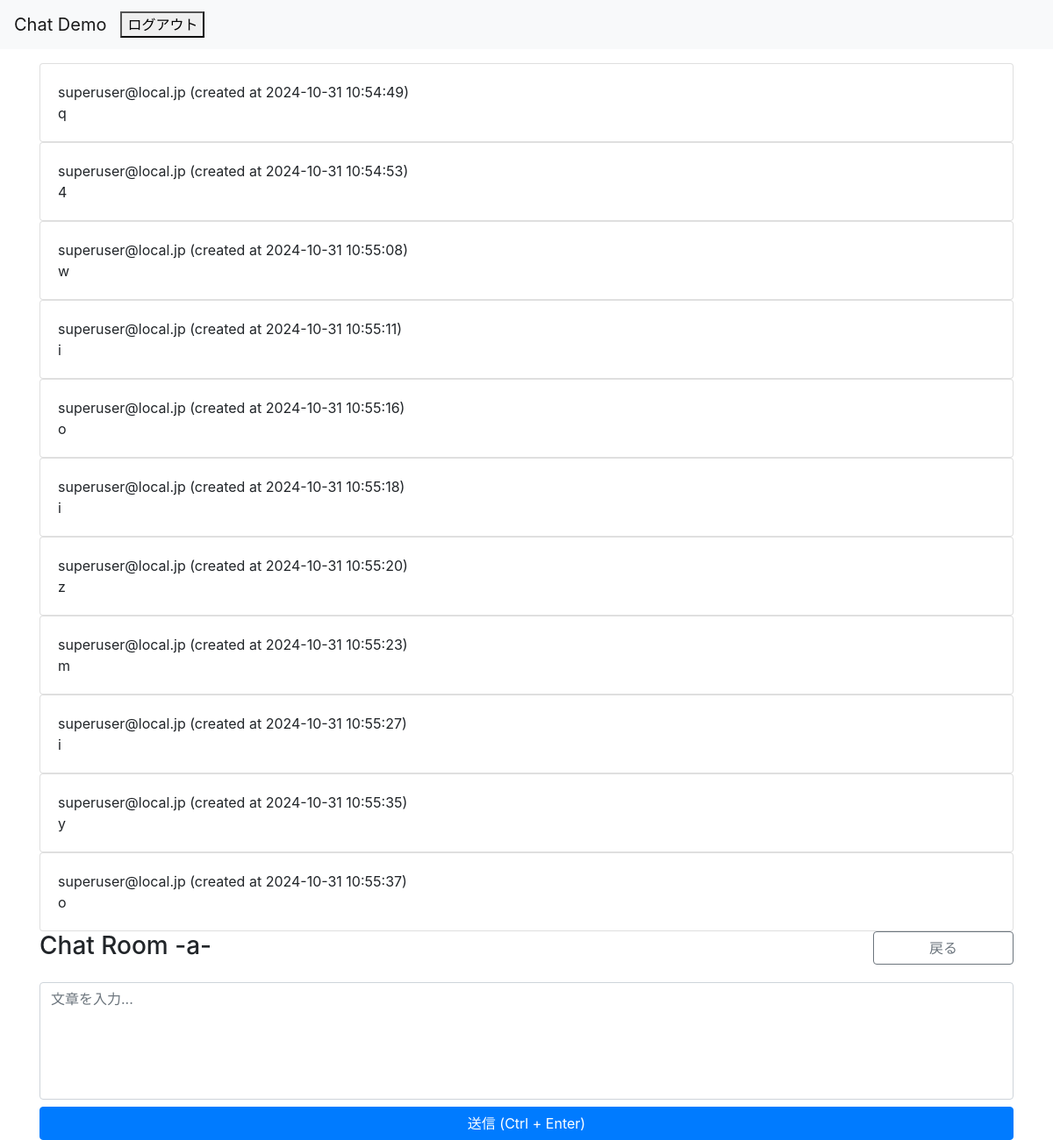
/chat/enter/room/6 (signed in), run on the app's committed database.
### chat/models.py (models this page shows, shortened)
class Message(models.Model):
    room = models.ForeignKey(Room, on_delete=models.CASCADE, related_name='messages')
    owner = models.ForeignKey(User, on_delete=models.CASCADE, related_name='messages')
    content = models.TextField(gettext_lazy('Content'))
    created_at = models.DateTimeField(gettext_lazy('Created time'), default=timezone.now)
    objects = MessageManager()

class Room(models.Model):
    host = models.ForeignKey(User, on_delete=models.CASCADE)
    name = models.CharField(gettext_lazy('ルーム名'), max_length=64)
    description = models.TextField(gettext_lazy('説明文'), max_length=128)
    participants = models.ManyToManyField(User, related_name='rooms', verbose_name=gettext_lazy('参加者(Ctrl キーを押しながらマウスで選択)'), blank=True)
    created_at = models.DateTimeField(gettext_lazy('Created time'), default=timezone.now)
    objects = RoomQueryset.as_manager()
    def __str__(self):
        return self.__unicode__()
    def __unicode__(self):
        return self.name
    def is_assigned(self, user=None):
        try:
            _ = self.participants.all().get(pk=user.pk)
            return True
        except User.DoesNotExist:
            return self.host == user
        except Exception:
            return False

### accounts/models.py (models this page shows)
class User(AbstractBaseUser, PermissionsMixin):
    screen_name = models.CharField(
        gettext_lazy('screen name'),
        max_length=128,
        default='',
        blank=True,
        help_text=gettext_lazy('Option. 128 characters or fewer.'),
    )
    email = models.EmailField(gettext_lazy('E-mail address'), unique=True)
    is_staff = models.BooleanField(
        gettext_lazy('staff status'),
        default=False,
        help_text=gettext_lazy('Designates whether the user can log into this admin site.'),
    )
    is_active = models.BooleanField(
        gettext_lazy('active'),
        default=True,
        help_text=gettext_lazy(
            'Designates whether this user should be treated as active. Unselect this instead of deleting accounts.'
        ),
    )
    date_joined = models.DateTimeField(gettext_lazy('date joined'), default=timezone.now)
    objects = CustomUserManager()
    USERNAME_FIELD = 'email'
    REQUIRED_FIELDS = []
    class Meta:
        verbose_name = gettext_lazy('user')
        verbose_name_plural = gettext_lazy('users')
    def __str__(self):
        return self.__unicode__()
    def __unicode__(self):
        return self.screen_name or self.email

### chat/views.py (the view)
# urls.py: path('enter/room/<int:pk>', views.EnterRoom.as_view(), name='enter_room'),
class EnterRoom(LoginRequiredMixin, OnlyAssignedUserMixin, DetailView):
    model = models.Room
    template_name = 'chat/chat_room.html'
    context_object_name = 'room'

### chat/models.py (called while the page is built)
    def ordering(self, order='created_at'):
        return self.get_queryset().order_by(order)

### chat/views.py (called while the page is built)
    def test_func(self):
        room = self.get_object()
        return room.is_assigned(self.request.user)

### templates/chat/chat_room.html (shortened to what this page needs)
{% extends 'base.html' %}
{% load humanize %}
{% block content %}
<div class="row justify-content-center mt-3">
    <div class="col-12">
        <div id="chat-log">
            {% for message in room.messages.ordering %}
            <div class="card">
                <div class="card-body">
                    <div class="row">
                        <div class="col-12">
                            <span class="card-username">{{ message.owner|stringformat:"s" }}</span>
                            <time class="card-datetime" datetime="{{ message.created_at|date:'Y-m-d' }}">(created at {{ message.created_at|date:'Y-m-d H:i:s' }})</time>
                        </div>
                    </div>
                    <div class="row">
                        <div class="col-12 card-content">
                            {{ message.content|linebreaksbr }}
                        </div>
                    </div>
                </div>
            </div>
            {% endfor %}
        </div>
    </div>
</div>
<div class="row justify-content-center">
    <div class="col-12">
        <div class="row">
            <div class="col-12 col-md-10">
                <h3 class="h3">Chat Room -{{ room|stringformat:"s" }}-</h3>
            </div>
            <div class="col-12 col-md-2">
                <a href="{% url 'chat:index' %}" class="btn btn-outline-secondary btn-block">戻る</a>
            </div>
        </div>
        <div class="row mt-3">
            <div class="col-12">
                <textarea placeholder="文章を入力..." id="chat-message-input" rows="5" class="form-control" style="resize: none;"></textarea>
            </div>
        </div>
        <div class="row mt-2">
            <div class="col-12">
                <button type="submit" id="submit-chat-message" class="btn btn-primary btn-block">送信 (Ctrl + Enter)</button>
            </div>
        </div>
    </div>
</div>
{% endblock %}

### templates/base.html (shortened to what this page needs)
<!doctype html>
<html lang="ja">
{% load static %}
<head>
    <link rel="stylesheet" href="https://cdn.jsdelivr.net/npm/bootstrap@4.6.0/dist/css/bootstrap.min.css"
>
    <link rel="stylesheet" href="https://cdn.jsdelivr.net/gh/gitbrent/bootstrap4-toggle@3.6.1/css/bootstrap4-toggle.min.css">
</head>
<body>
    <nav class="navbar navbar-expand-lg navbar-light bg-light">
        <a class="navbar-brand" href="{% url 'accounts:index' %}">Chat Demo</a>
        <div class="collapse navbar-collapse" id="navbarSupportedContent">
            <ul class="navbar-nav mr-auto">
            {% if user.is_authenticated %}
                <form method="post" action="{% url 'accounts:logout' %}">
                    <button type="submit">ログアウト</button>
                </form>
            {% else %}
                <form method="post" action="{% url 'accounts:login' %}">
                    {% csrf_token %}
                    <button type="submit">ログイン</button>
                </form>
                {% comment %} <a href="{% url 'accounts:login' %}">ログイン</a> {% endcomment %}
            {% endif %}
            </ul>
        </div>
    </nav>
    <div class="container mt-3">
        {% block content %}{% endblock %}
    </div>
</body>
</html>

### data on the page
Message: owner "superuser@local.jp", created_at "2024-10-31 10:54:49", content "q"
Message: owner "superuser@local.jp", created_at "2024-10-31 10:54:53", content "4"
Message: owner "superuser@local.jp", created_at "2024-10-31 10:55:08", content "w"
Message: owner "superuser@local.jp", created_at "2024-10-31 10:55:11", content "i"
Message: owner "superuser@local.jp", created_at "2024-10-31 10:55:16", content "o"
Message: owner "superuser@local.jp", created_at "2024-10-31 10:55:18", content "i"
Message: owner "superuser@local.jp", created_at "2024-10-31 10:55:20", content "z"
Message: owner "superuser@local.jp", created_at "2024-10-31 10:55:23", content "m"
Message: owner "superuser@local.jp", created_at "2024-10-31 10:55:27", content "i"
Message: owner "superuser@local.jp", created_at "2024-10-31 10:55:35", content "y"
Message: owner "superuser@local.jp", created_at "2024-10-31 10:55:37", content "o"
Room: name "a"
